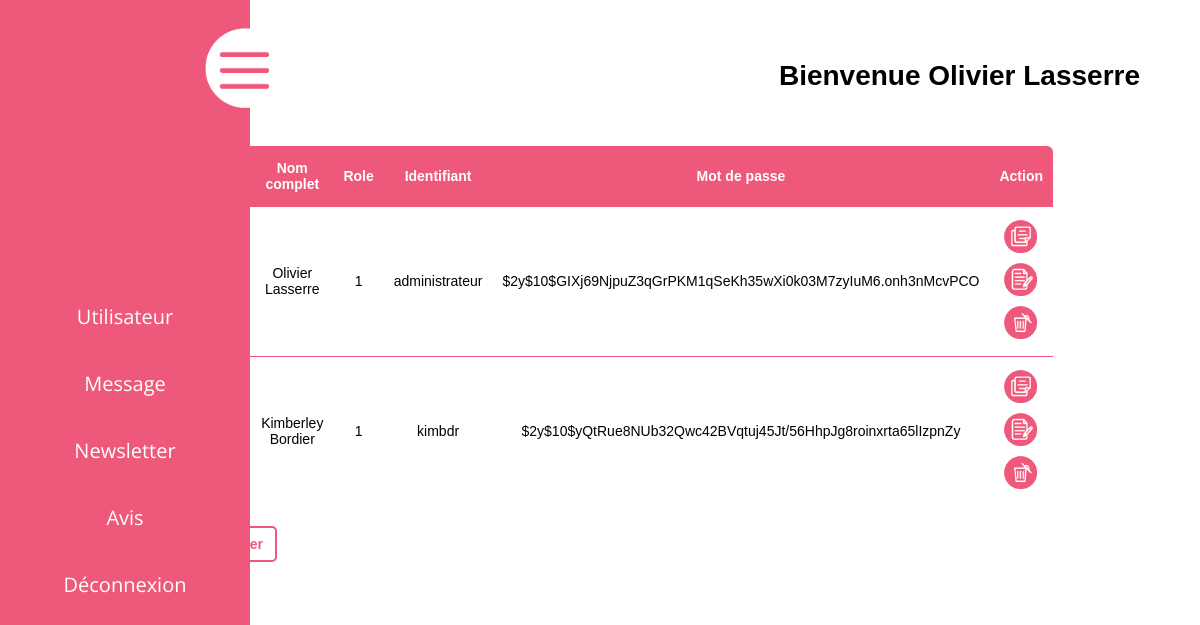
The page /admin/userAdmin.php?table=User (signed in) on the database its author committed.
### tables this page shows
CREATE TABLE jd_user (
    u_id INT NOT NULL AUTO_INCREMENT,
    u_role INT NOT NULL,
    u_username VARCHAR(100) NOT NULL,
    u_mdp VARCHAR(100) NOT NULL,
    u_nomComplet VARCHAR(55) NOT NULL,
    PRIMARY KEY (u_id)
);

### include/modele.php (called while the page is built, shortened)
<?php
function executeRequete($cnx, $sql, $parametre = NULL){
    if ($parametre == NULL) {
        $resultat = $cnx->query($sql);
    } else {
        $resultat = $cnx->prepare($sql);
        $resultat->execute($parametre);
    }
    return $resultat;
}

### admin/userAdmin.php (the view, shortened to what this page needs)
<?php
include 'navAdmin.php';
$cnx = getBd();
?>
<main>
    <h1>Bienvenue <?= $_SESSION['nomAd']; ?></h1>
    <?php
    switch ($_GET['table']) {
        case 'User':
            echo '<section class="readUser">';
            $sqlUser = "SELECT * FROM jd_user";
            $resultRequete = executeRequete($cnx, $sqlUser);
            echo '<table>
                        <tr>
                            <th>ID User</th>
                            <th>Nom complet</th>
                            <th>Role</th>
                            <th>Identifiant</th>
                            <th>Mot de passe</th>
                            <th>Action</th>
                        </tr>';
            while ($nomUser = $resultRequete->fetch(PDO::FETCH_ASSOC)) {
                echo '<tr>
                            <td>' . $nomUser['u_id'] . '</td>
                            <td>' . $nomUser['u_nomComplet'] . '</td>
                            <td>' . $nomUser['u_role'] . '</td>
                            <td>' . $nomUser['u_username'] . '</td>
                            <td>' . $nomUser['u_mdp'] . '</td>
                            <td>'
                    . '<a href="consult.php?consult=User&consultidUser=' . $nomUser['u_id'] . '" class="edit"><img src="../assets/img/consult.png" alt="icone consulter"></a>
                                <a href="update.php?update=User&updateidUser=' . $nomUser['u_id'] . '" class="edit"><img src="../assets/img/update.png" alt="icone modifier"></a>
                                <a href="delete.php?delete=User&deleteidUser=' . $nomUser['u_id'] . '" class="edit"><img src="../assets/img/delete.png" alt="icone supprimer"></a>
                            </td>
                        </tr>';
            }
            echo '</table>';
            echo    '<form class="add" name="formulaire" action="" method="POST">
                            <a href="create.php?create=User" class="edit">Ajouter</a>
                        </form>';
            echo '</section>';
            break;
    }
    ?>
</main>
<?php
include 'footerAdmin.php';
?>

### admin/navAdmin.php (shortened to what this page needs)
<!DOCTYPE html>
<html lang="fr">
<head>
    <link rel="stylesheet" href="css/navAdmin.css">
    <link rel="stylesheet" href="css/tableAdmin.css">
</head>
<body>
    <nav>
        <a href="#" class="logo"><img id="loogo" src="../assets/img/burger.png" alt="icon burger"></a>
        <div class="navbar" id="navbar">
            <a href="userAdmin.php?table=User" class="navBtn user">Utilisateur</a>
            <a href="userAdmin.php?table=Message" class="navBtn mess">Message</a>
            <a href="userAdmin.php?table=News" class="navBtn news">Newsletter</a>
            <a href="userAdmin.php?table=Avis" class="navBtn avis">Avis</a>
            <form action="#" method="post">
                <button name="deconnexion" class="navBtn deco">Déconnexion</button>
            </form>
        </div>
    </nav>

### admin/footerAdmin.php (shortened to what this page needs)
</body>
</html>

### admin/css/navAdmin.css (style rules this page uses)
* { margin: 0; padding: 0; }
nav { position: absolute; z-index: 555; }
.logo { width: 265px; position: absolute; display: flex; justify-content: flex-end; margin: 20px; padding: 8px 0; }
.logo img { width: 80px; }
.navbar { height: calc(100vh - 100px); width: 250px; margin: 0; padding-top: 100px; display: flex; flex-direction: column; justify-content: center; align-items: center; background-color: #EE587A; }
.navBtn { text-decoration: none; border: none; background: none; color: white; font-family: 'Open Sans', sans-serif; font-size: 20px; padding: 20px; }

### admin/css/tableAdmin.css (style rules this page uses)
body { font: 400 14px 'Calibri', 'Arial'; }
main { min-height: 50vh; display: flex; flex-direction: column; justify-content: center; align-items: center; z-index: 0; }
h1 { align-self: flex-end; margin: 5% 5% 2% 0; }
img:not(.logo img) { width: 40px; }
main section, .consultBD { max-width: 800px; width: 100%; }
table { border-spacing: 1; border-collapse: collapse; background: white; border-radius: 6px; overflow: hidden; width: 100%; margin: 30px auto; position: relative; }
table * { position: relative; }
table td, table th { padding-left: 8px; }
table tr th { background: #EE587A; color: white; }
table tr { height: 60px; border-bottom: #EE587A 1px solid; }
table tbody tr:last-child { border: 0; }
table td, table th { text-align: center; padding: 10px; }
form:not(.form) { display: inline; }
.add { margin-top: 30px; }
.add a { text-decoration: none; color: #EE587A; cursor: pointer; font-family: 'Montserrat', sans-serif; font-weight: 600; border-radius: 5px; border: 2px solid #EE587A; padding: 8px 12px; margin: 50px 0 0 0; }

### rows shown on the page
jd_user: u_nomComplet "Olivier Lasserre", u_role "1", u_username "administrateur", u_mdp "$2y$10$GIXj69NjpuZ3qGrPKM1qSeKh35wXi0k03M7zyIuM6.onh3nMcvPCO"
jd_user: u_nomComplet "Kimberley Bordier", u_role "1", u_username "kimbdr", u_mdp "$2y$10$yQtRue8NUb32Qwc42BVqtuj45Jt/56HhpJg8roinxrta65lIzpnZy"

### other values the page prints
$_SESSION['nomAd'] "Olivier Lasserre"
